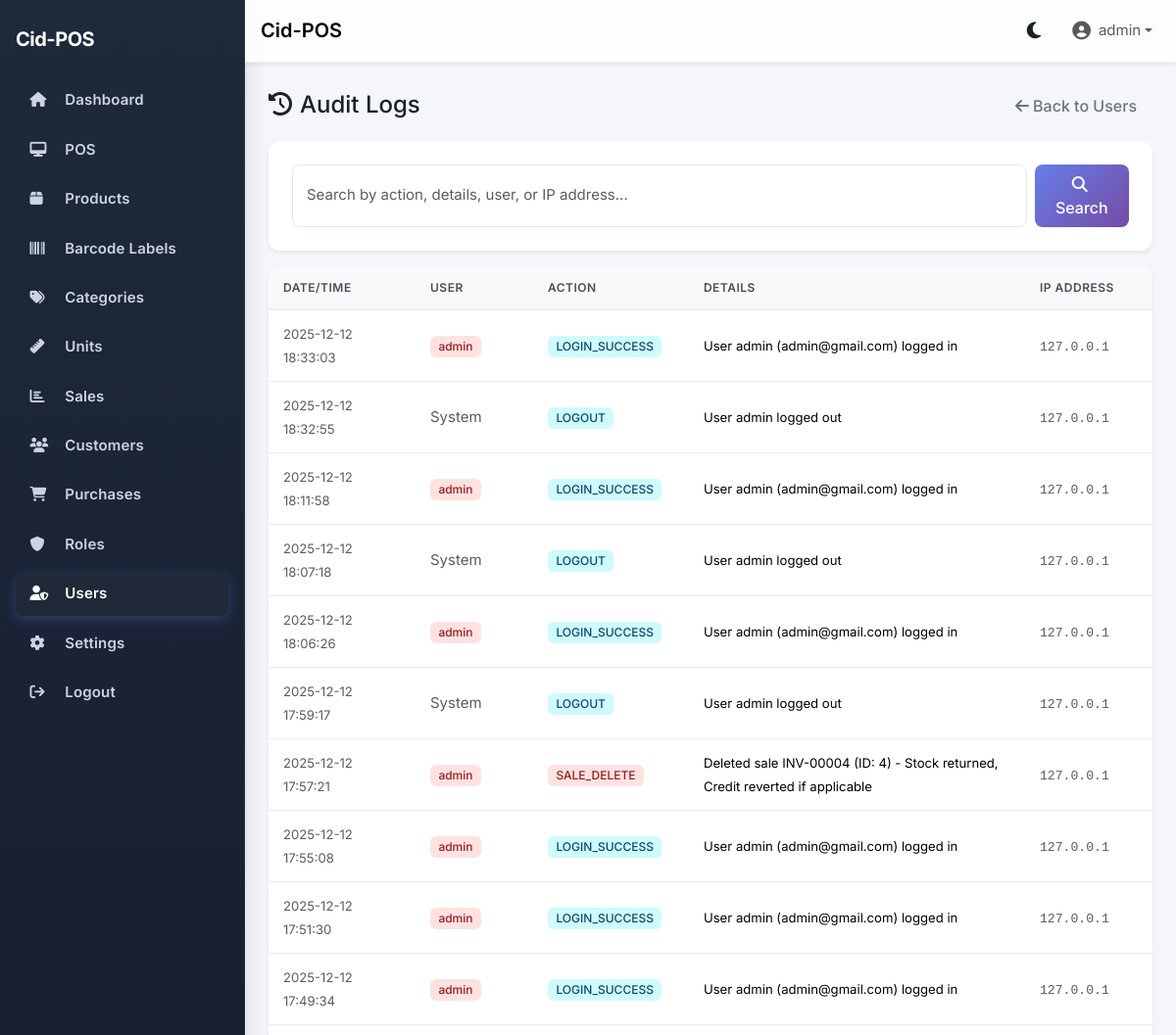
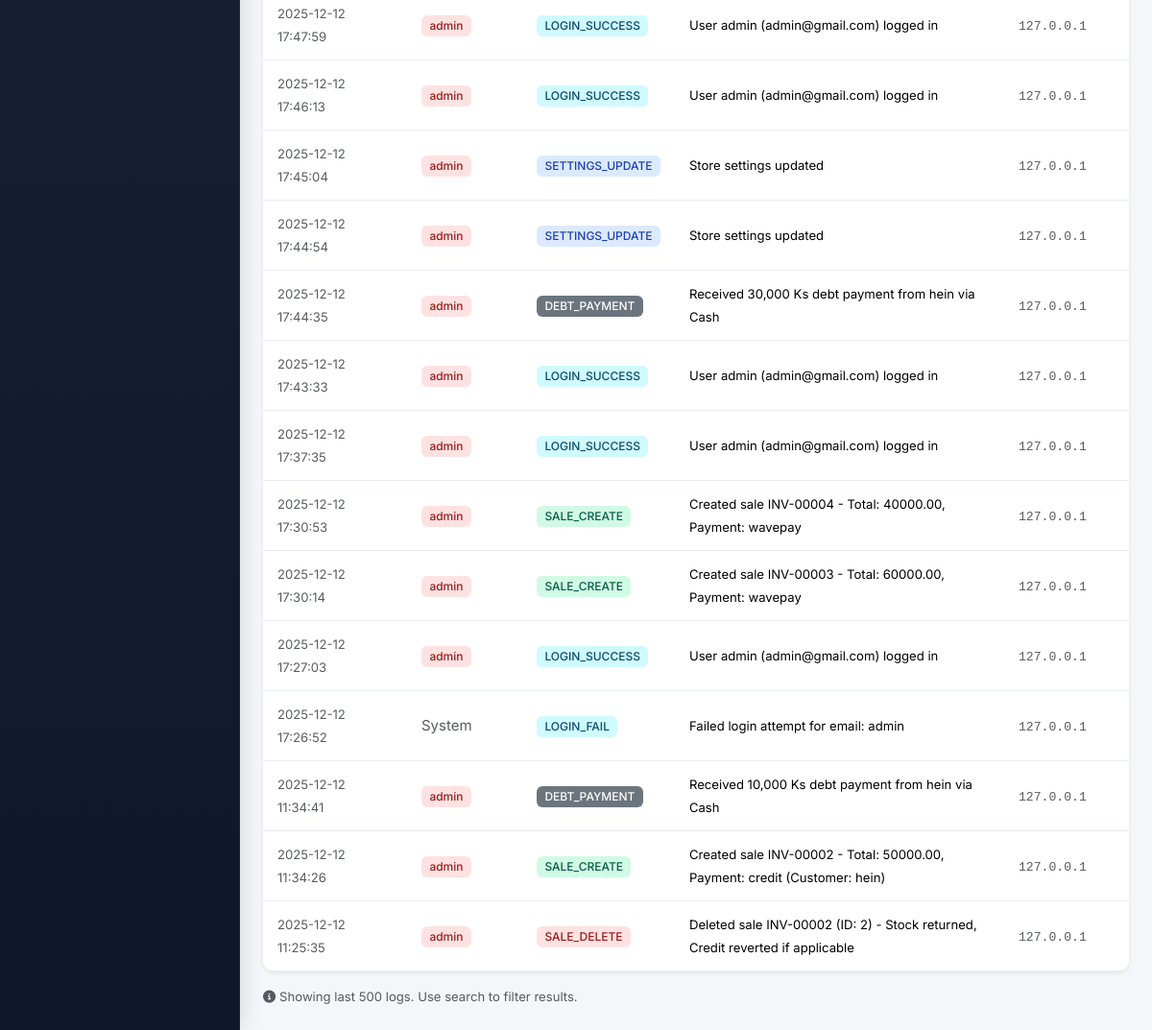
Screenshot of /users/logs (signed in) with the database file from the repository (2 pictures, top to bottom).
### app/models.py (models this page shows, shortened)
class User(UserMixin, db.Model):
    __tablename__ = "users"
    id = db.Column(db.Integer, primary_key=True)
    username = db.Column(db.String(80), unique=True, nullable=False, index=True)
    email = db.Column(db.String(120), unique=True, nullable=False)
    password_hash = db.Column(db.String(255), nullable=False)
    role_id = db.Column(db.Integer, db.ForeignKey("roles.id"), nullable=True)
    is_active = db.Column(db.Boolean, default=True, nullable=False)
    created_at = db.Column(db.DateTime, default=datetime.utcnow, nullable=False)
    role = db.relationship("Role", back_populates="users")
    sales = db.relationship("Sale", back_populates="cashier", lazy="dynamic")
    def has_permission(self, permission: str) -> bool:
        if not self.role:
            return False
        return self.role.has_permission(permission)

class AuditLog(db.Model):
    __tablename__ = "audit_logs"
    id = db.Column(db.Integer, primary_key=True)
    user_id = db.Column(db.Integer, db.ForeignKey("users.id"), nullable=True)
    action = db.Column(db.String(100), nullable=False)
    details = db.Column(db.Text, nullable=True)
    ip_address = db.Column(db.String(45), nullable=True)  # IPv6 max length is 45
    timestamp = db.Column(db.DateTime, default=datetime.utcnow, nullable=False)
    user = db.relationship("User", backref="audit_logs")

### app/blueprints/users/routes.py (the view, shortened to what this page needs)
@users_bp.route("/logs", methods=["GET"])
@login_required
@permission_required('users_manage')
def logs():
    from flask import request
    from sqlalchemy import or_
    search_query = request.args.get("q", "").strip()
    query = AuditLog.query
    logs = query.order_by(AuditLog.timestamp.desc()).limit(500).all()  # Limit to last 500 logs
    return render_template("users/logs.html", logs=logs, search_query=search_query)

### app/__init__.py (called while the page is built)
@login_manager.user_loader
def load_user(user_id: str):
    from app.models import User
    return db.session.get(User, int(user_id))

### app/models.py (called while the page is built)
    def has_permission(self, permission: str) -> bool:
        if self.name.lower() == 'admin':
            return True
        if not self.permissions:
            return False
        permissions_list = [p.strip() for p in self.permissions.split(',')]
        return permission in permissions_list

    @classmethod
    def get_settings(cls):
        try:
            settings = cls.query.first()
            if not settings:
                settings = cls()
                db.session.add(settings)
                db.session.commit()
            return settings
        except Exception:
            return cls(
                shop_name="My Shop",
                address="",
                phone="",
                receipt_header="",
                receipt_footer="Thank You!",
                currency_symbol="Ks",
                printer_paper_size="58mm",
                auto_print=False,
                show_logo_on_receipt=True,
                print_padding=0,
            )

### app/utils.py (called while the page is built)
def permission_required(permission: str):
    def decorator(f):
        @wraps(f)
        def decorated_function(*args, **kwargs):
            if not current_user.is_authenticated:
                abort(403)
            if not current_user.has_permission(permission):
                abort(403)
            return f(*args, **kwargs)
        return decorated_function
    return decorator

### app/templates/users/logs.html (shortened to what this page needs)
{% extends "base.html" %}
{% block content %}
<div class="container-fluid px-0">
  <div class="d-flex justify-content-between align-items-center mb-3">
    <h4 class="mb-0">
      <i class="fa fa-history me-2"></i>Audit Logs
    </h4>
    <a href="{{ url_for('users.index') }}" class="btn btn-outline-secondary">
      <i class="fa fa-arrow-left me-1"></i>Back to Users
    </a>
  </div>
  <div class="card border-0 shadow-sm mb-3">
    <div class="card-body">
      <form method="GET" action="{{ url_for('users.logs') }}" class="d-flex gap-2">
        <input type="text"
               name="q"
               class="form-control"
               placeholder="Search by action, details, user, or IP address..."
               value="{{ search_query }}">
        <button type="submit" class="btn btn-primary">
          <i class="fa fa-search me-1"></i>Search
        </button>
      </form>
    </div>
  </div>
  <div class="card border-0 shadow-sm">
    <div class="card-body p-0">
      <div class="table-responsive">
        <table class="table table-hover align-middle mb-0">
          <thead class="table-light">
            <tr>
              <th style="width: 150px;">Date/Time</th>
              <th style="width: 120px;">User</th>
              <th style="width: 150px;">Action</th>
              <th>Details</th>
              <th style="width: 130px;">IP Address</th>
            </tr>
          </thead>
          <tbody>
            {% if logs %}
              {% for log in logs %}
              <tr>
                <td>
                  <small class="text-muted">
                    {{ log.timestamp.strftime('%Y-%m-%d') }}<br>
                    {{ log.timestamp.strftime('%H:%M:%S') }}
                  </small>
                </td>
                <td>
                  {% if log.user %}
                    {% if log.user.role %}
                      {% if log.user.role.name.lower() == 'admin' %}
                        <span class="badge bg-danger">{{ log.user.username }}</span>
                      {% else %}
                        <span class="badge bg-info">{{ log.user.username }}</span>
                      {% endif %}
                    {% else %}
                      <span class="badge bg-secondary">{{ log.user.username }}</span>
                    {% endif %}
                  {% else %}
                    <span class="text-muted">System</span>
                  {% endif %}
                </td>
                <td>
                  {% if 'DELETE' in log.action %}
                    <span class="badge bg-danger">{{ log.action }}</span>
                  {% elif 'EDIT' in log.action or 'UPDATE' in log.action %}
                    <span class="badge bg-primary">{{ log.action }}</span>
                  {% elif 'CREATE' in log.action or 'ADD' in log.action %}
                    <span class="badge bg-success">{{ log.action }}</span>
                  {% elif 'LOGIN' in log.action or 'LOGOUT' in log.action %}
                    <span class="badge bg-info">{{ log.action }}</span>
                  {% elif 'FAIL' in log.action %}
                    <span class="badge bg-warning text-dark">{{ log.action }}</span>
                  {% else %}
                    <span class="badge bg-secondary">{{ log.action }}</span>
                  {% endif %}
                </td>
                <td>
                  <small>{{ log.details or '-' }}</small>
                </td>
                <td>
                  <small class="text-muted font-monospace">{{ log.ip_address or '-' }}</small>
                </td>
              </tr>
              {% endfor %}
            {% endif %}
          </tbody>
        </table>
      </div>
    </div>
  </div>
  {% if logs %}
  <div class="mt-3 text-muted small">
    <i class="fa fa-info-circle me-1"></i>Showing last 500 logs. Use search to filter results.
  </div>
  {% endif %}
</div>
{% endblock %}

### app/templates/base.html (shortened to what this page needs)
<!doctype html>
<html lang="en" data-bs-theme="light">
  <head>
    <link href="https://cdn.jsdelivr.net/npm/bootstrap@5.3.3/dist/css/bootstrap.min.css" rel="stylesheet">
    <link href="https://cdnjs.cloudflare.com/ajax/libs/font-awesome/6.5.2/css/all.min.css" rel="stylesheet">
    <link rel="stylesheet" href="https://cdn.jsdelivr.net/npm/sweetalert2@11/dist/sweetalert2.min.css">
    <link rel="stylesheet" href="{{ url_for('static', filename='css/style.css') }}">
  </head>
  <body>
    <aside class="sidebar d-flex flex-column" id="sidebar">
      <div class="d-flex align-items-center justify-content-between mb-4">
        <span class="brand">Cid-POS</span>
      </div>
      <nav>
        {% if current_user.is_authenticated and (current_user.has_permission('dashboard_view') or (current_user.role and current_user.role.name.lower() == 'admin')) %}
        <a href="{{ url_for('main.dashboard') }}" class="{% if request.endpoint=='main.dashboard' %}active{% endif %}">
          <i class="fa fa-home"></i> Dashboard
        </a>
        {% endif %}
        {% if current_user.is_authenticated and (current_user.has_permission('pos_access') or (current_user.role and current_user.role.name.lower() == 'admin')) %}
        <a href="{{ url_for('pos.cart') }}" class="{% if request.blueprint=='pos' %}active{% endif %}">
          <i class="fa fa-desktop"></i> POS
        </a>
        {% endif %}
        {% if current_user.is_authenticated and (current_user.has_permission('inventory_view') or (current_user.role and current_user.role.name.lower() == 'admin')) %}
        <a href="{{ url_for('inventory.products') }}" class="{% if request.blueprint=='inventory' and request.endpoint != 'inventory.labels' %}active{% endif %}">
          <i class="fa fa-box"></i> Products
        </a>
        <a href="{{ url_for('inventory.labels') }}" class="{% if request.endpoint == 'inventory.labels' %}active{% endif %}">
          <i class="fa fa-barcode"></i> Barcode Labels
        </a>
        {% endif %}
        {% if current_user.is_authenticated and (current_user.has_permission('categories_manage') or (current_user.role and current_user.role.name.lower() == 'admin')) %}
        <a href="{{ url_for('categories.index') }}" class="{% if request.blueprint=='categories' %}active{% endif %}">
          <i class="fa fa-tags"></i> Categories
        </a>
        {% endif %}
        {% if current_user.is_authenticated and (current_user.has_permission('units_manage') or (current_user.role and current_user.role.name.lower() == 'admin')) %}
        <a href="{{ url_for('units.index') }}" class="{% if request.blueprint=='units' %}active{% endif %}">
          <i class="fa fa-ruler"></i> Units
        </a>
        {% endif %}
        {% if current_user.is_authenticated and (current_user.has_permission('sales_view') or (current_user.role and current_user.role.name.lower() == 'admin')) %}
        <a href="{{ url_for('reports.overview') }}" class="{% if request.blueprint=='reports' %}active{% endif %}">
          <i class="fa fa-chart-bar"></i> Sales
        </a>
        {% endif %}
        {% if current_user.is_authenticated and (current_user.has_permission('customers_manage') or (current_user.role and current_user.role.name.lower() == 'admin')) %}
        <a href="{{ url_for('customers.index') }}" class="{% if request.blueprint=='customers' %}active{% endif %}">
          <i class="fa fa-users"></i> Customers
        </a>
        {% endif %}
        {% if current_user.is_authenticated and (current_user.has_permission('purchases_manage') or (current_user.role and current_user.role.name.lower() == 'admin')) %}
        <a href="{{ url_for('purchases.index') }}" class="{% if request.blueprint=='purchases' %}active{% endif %}">
          <i class="fa fa-shopping-cart"></i> Purchases
        </a>
        {% endif %}
        {% if current_user.is_authenticated and (current_user.has_permission('users_manage') or (current_user.role and current_user.role.name.lower() == 'admin')) %}
        <a href="{{ url_for('roles.index') }}" class="{% if request.blueprint=='roles' %}active{% endif %}">
          <i class="fa fa-shield"></i> Roles
        </a>
        {% endif %}
        {% if current_user.is_authenticated and (current_user.has_permission('users_manage') or (current_user.role and current_user.role.name.lower() == 'admin')) %}
        <a href="{{ url_for('users.index') }}" class="{% if request.blueprint=='users' %}active{% endif %}">
          <i class="fa fa-user-shield"></i> Users
        </a>
        {% endif %}
        {% if current_user.is_authenticated and (current_user.has_permission('settings_access') or (current_user.role and current_user.role.name.lower() == 'admin')) %}
        <a href="{{ url_for('settings.index') }}" class="{% if request.blueprint=='settings' %}active{% endif %}">
          <i class="fa fa-cog"></i> Settings
        </a>
        {% endif %}
        {% if current_user.is_authenticated %}
        <a href="{{ url_for('auth.logout') }}">
          <i class="fa fa-arrow-right-from-bracket"></i> Logout
        </a>
        {% else %}
        <a href="{{ url_for('auth.login') }}">
          <i class="fa fa-sign-in-alt"></i> Login
        </a>
        {% endif %}
      </nav>
    </aside>
    <div class="content-wrapper">
      <nav class="navbar navbar-expand-lg navbar-top shadow-sm px-3">
        <a class="navbar-brand fw-semibold" href="{{ url_for('main.dashboard') }}">Cid-POS</a>
        <div class="ms-auto d-flex align-items-center gap-3">
          <button class="theme-toggle" id="themeToggle" type="button" aria-label="Toggle theme">
            <i class="fa fa-moon" id="themeIcon"></i>
          </button>
          <ul class="navbar-nav align-items-center">
            <li class="nav-item dropdown">
              <a class="nav-link dropdown-toggle d-flex align-items-center" href="#" role="button" data-bs-toggle="dropdown" aria-expanded="false">
                <span>{{ current_user.username if current_user.is_authenticated else "Guest" }}</span>
              </a>
            </li>
          </ul>
        </div>
      </nav>
      <div class="main-content">
        {% block content %}{% endblock %}
      </div>
    </div>
  </body>
</html>

### app/static/css/style.css (style rules this page uses)
* { box-sizing: border-box; }
body { font-family: 'Inter', -apple-system, BlinkMacSystemFont, 'Segoe UI', sans-serif; font-size: 15px; line-height: 1.6; color: #1a202c; background-color: #f4f6f9; padding: 0; margin: 0; transition: background-color 0.3s ease, color 0.3s ease; }
.card { border: none; box-shadow: 0 4px 20px rgba(0, 0, 0, 0.05); border-radius: 12px; overflow: hidden; transition: transform 0.2s ease, box-shadow 0.2s ease; background-color: #ffffff; }
.card-body { padding: 1.5rem; }
.table { margin-bottom: 0; vertical-align: middle; }
.table thead th { background-color: #f8f9fa; color: #495057; font-weight: 600; font-size: 0.75rem; text-transform: uppercase; letter-spacing: 0.5px; padding: 12px 15px; border-bottom: 2px solid #e9ecef; border-top: none; }
.table tbody td { padding: 12px 15px; vertical-align: middle; border-color: #e9ecef; }
.table tbody tr { transition: transform 0.15s ease, background-color 0.15s ease; }
.btn { border-radius: 8px; font-weight: 500; padding: 0.5rem 1rem; transition: all 0.2s ease; border: none; }
.btn-primary { background: linear-gradient(135deg, #667eea 0%, #764ba2 100%); color: white; }
.btn-outline-primary, .btn-outline-secondary, .btn-outline-success, .btn-outline-danger, .btn-outline-info, .btn-outline-warning { border-width: 1.5px; font-weight: 500; }
.badge { padding: 0.4em 0.7em; font-weight: 500; border-radius: 6px; font-size: 0.75rem; }
.badge.bg-success { background-color: #d1fae5 !important; color: #065f46 !important; }
.badge.bg-danger { background-color: #fee2e2 !important; color: #991b1b !important; }
.badge.bg-primary { background-color: #dbeafe !important; color: #1e40af !important; }
.badge.bg-info { background-color: #cffafe !important; color: #0c4a6e !important; }
.form-control, .form-select { border-radius: 8px; border: 1.5px solid #e2e8f0; padding: 0.625rem 0.875rem; font-size: 0.9375rem; transition: all 0.2s ease; }
.sidebar { background: linear-gradient(180deg, #1e293b 0%, #0f172a 100%); backdrop-filter: blur(10px); -webkit-backdrop-filter: blur(10px); box-shadow: 4px 0 20px rgba(0, 0, 0, 0.1); border-right: 1px solid rgba(255, 255, 255, 0.05); }
.sidebar .brand { color: #ffffff; font-weight: 700; font-size: 1.25rem; letter-spacing: -0.5px; }
.sidebar a { color: #cbd5e1; text-decoration: none; display: block; padding: 0.75rem 1rem; border-radius: 8px; margin-bottom: 0.25rem; font-weight: 500; transition: all 0.2s ease; font-size: 0.9375rem; }
.sidebar a.active { background: linear-gradient(135deg, #667eea 0%, #764ba2 100%); color: #ffffff; box-shadow: 0 4px 12px rgba(102, 126, 234, 0.3); }
.sidebar i { width: 20px; margin-right: 0.75rem; }
.navbar-top { background: rgba(255, 255, 255, 0.8); backdrop-filter: blur(10px); -webkit-backdrop-filter: blur(10px); border-bottom: 1px solid rgba(0, 0, 0, 0.05); box-shadow: 0 1px 3px rgba(0, 0, 0, 0.05); }
html { scroll-behavior: smooth; }

### rows the page displays
User: is_active+username "admin"
AuditLog: timestamp "2025-12-12", timestamp "18:33:03", user.username "admin", action "LOGIN_SUCCESS", details "User admin (admin@gmail.com) logged in", ip_address "127.0.0.1"
AuditLog: timestamp "2025-12-12", timestamp "18:32:55", shows "System", action "LOGOUT", details "User admin logged out", ip_address "127.0.0.1"
AuditLog: timestamp "2025-12-12", timestamp "18:11:58", user.username "admin", action "LOGIN_SUCCESS", details "User admin (admin@gmail.com) logged in", ip_address "127.0.0.1"
AuditLog: timestamp "2025-12-12", timestamp "18:07:18", shows "System", action "LOGOUT", details "User admin logged out", ip_address "127.0.0.1"
AuditLog: timestamp "2025-12-12", timestamp "18:06:26", user.username "admin", action "LOGIN_SUCCESS", details "User admin (admin@gmail.com) logged in", ip_address "127.0.0.1"
AuditLog: timestamp "2025-12-12", timestamp "17:59:17", shows "System", action "LOGOUT", details "User admin logged out", ip_address "127.0.0.1"
AuditLog: timestamp "2025-12-12", timestamp "17:57:21", user.username "admin", action "SALE_DELETE", details "Deleted sale INV-00004 (ID: 4) - Stock returned, Credit reverted if applicable", ip_address "127.0.0.1"
AuditLog: timestamp "2025-12-12", timestamp "17:55:08", user.username "admin", action "LOGIN_SUCCESS", details "User admin (admin@gmail.com) logged in", ip_address "127.0.0.1"
AuditLog: timestamp "2025-12-12", timestamp "17:51:30", user.username "admin", action "LOGIN_SUCCESS", details "User admin (admin@gmail.com) logged in", ip_address "127.0.0.1"
AuditLog: timestamp "2025-12-12", timestamp "17:49:34", user.username "admin", action "LOGIN_SUCCESS", details "User admin (admin@gmail.com) logged in", ip_address "127.0.0.1"
AuditLog: timestamp "2025-12-12", timestamp "17:47:59", user.username "admin", action "LOGIN_SUCCESS", details "User admin (admin@gmail.com) logged in", ip_address "127.0.0.1"
AuditLog: timestamp "2025-12-12", timestamp "17:46:13", user.username "admin", action "LOGIN_SUCCESS", details "User admin (admin@gmail.com) logged in", ip_address "127.0.0.1"
AuditLog: timestamp "2025-12-12", timestamp "17:45:04", user.username "admin", action "SETTINGS_UPDATE", details "Store settings updated", ip_address "127.0.0.1"
AuditLog: timestamp "2025-12-12", timestamp "17:44:54", user.username "admin", action "SETTINGS_UPDATE", details "Store settings updated", ip_address "127.0.0.1"
AuditLog: timestamp "2025-12-12", timestamp "17:44:35", user.username "admin", action "DEBT_PAYMENT", details "Received 30,000 Ks debt payment from hein via Cash", ip_address "127.0.0.1"
AuditLog: timestamp "2025-12-12", timestamp "17:43:33", user.username "admin", action "LOGIN_SUCCESS", details "User admin (admin@gmail.com) logged in", ip_address "127.0.0.1"
AuditLog: timestamp "2025-12-12", timestamp "17:37:35", user.username "admin", action "LOGIN_SUCCESS", details "User admin (admin@gmail.com) logged in", ip_address "127.0.0.1"
AuditLog: timestamp "2025-12-12", timestamp "17:30:53", user.username "admin", action "SALE_CREATE", details "Created sale INV-00004 - Total: 40000.00, Payment: wavepay", ip_address "127.0.0.1"
AuditLog: timestamp "2025-12-12", timestamp "17:30:14", user.username "admin", action "SALE_CREATE", details "Created sale INV-00003 - Total: 60000.00, Payment: wavepay", ip_address "127.0.0.1"
AuditLog: timestamp "2025-12-12", timestamp "17:27:03", user.username "admin", action "LOGIN_SUCCESS", details "User admin (admin@gmail.com) logged in", ip_address "127.0.0.1"
AuditLog: timestamp "2025-12-12", timestamp "17:26:52", shows "System", action "LOGIN_FAIL", details "Failed login attempt for email: admin", ip_address "127.0.0.1"
AuditLog: timestamp "2025-12-12", timestamp "11:34:41", user.username "admin", action "DEBT_PAYMENT", details "Received 10,000 Ks debt payment from hein via Cash", ip_address "127.0.0.1"
AuditLog: timestamp "2025-12-12", timestamp "11:34:26", user.username "admin", action "SALE_CREATE", details "Created sale INV-00002 - Total: 50000.00, Payment: credit (Customer: hein)", ip_address "127.0.0.1"
AuditLog: timestamp "2025-12-12", timestamp "11:25:35", user.username "admin", action "SALE_DELETE", details "Deleted sale INV-00002 (ID: 2) - Stock returned, Credit reverted if applicable", ip_address "127.0.0.1"
